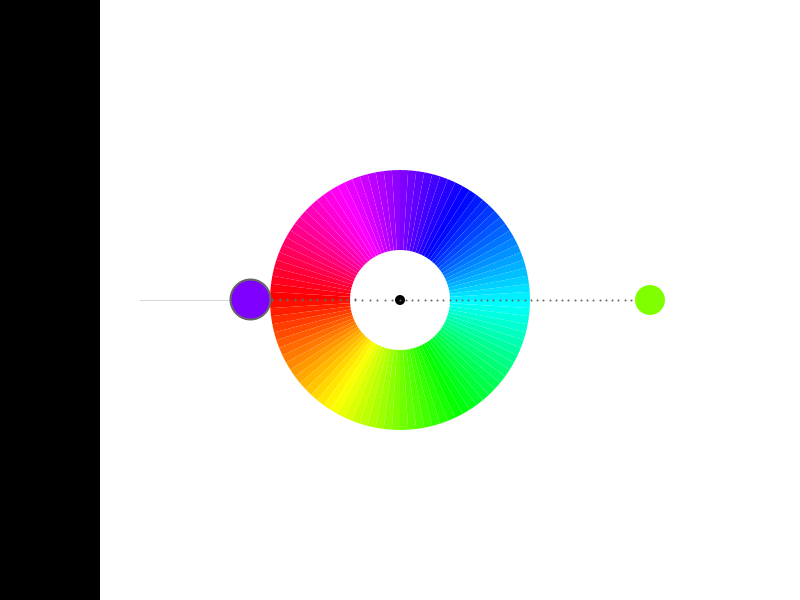
Frame 1 (no input)
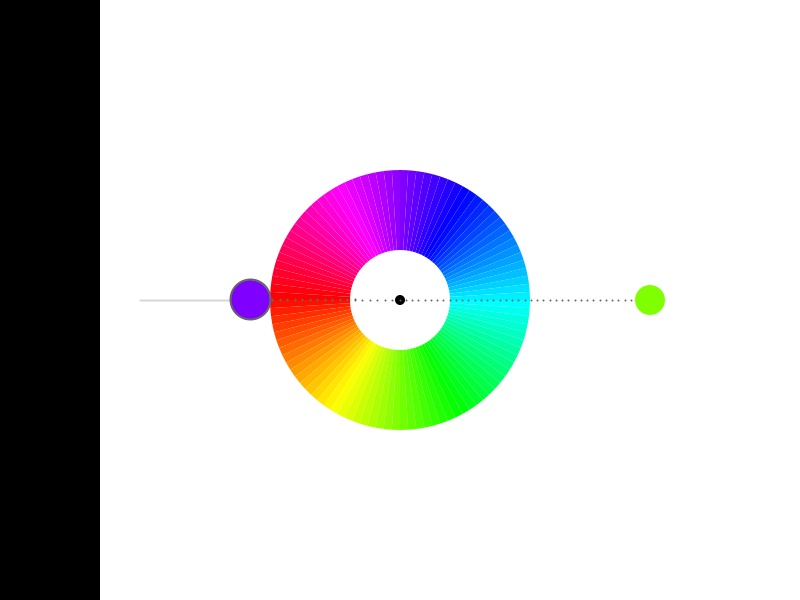
Frame 60 (the mouse pressed at the canvas centre just before this capture)
Frame 120 (the mouse held since frame 60 and released just before this capture): identical to frame 60, image omitted

The Processing sketch that drew these frames (run headless with seeded random() and noise(); from frame 60 on, the mouse is pressed at the canvas centre):

// Processing sketch: processing_152837
// ── processing_152837.pde

/*
 * Creative Coding
 * Week 4, 01 - an interactive colour wheel picker
 * by Indae Hwang and Jon McCormack
 * Copyright (c) 2014 Monash University
 *
 * This program draws an interactive colour selection wheel
 * Drag the colour circle around the hue wheel to change hue, change the distance
 * from the wheel to control brightness.
 *
 * Another colour circle is displayed showing the colour 180 degrees from the current colour
 * 
 */

// colourHandle: the user interface element to changing colours over the wheel
// It has a postion and a size
//
float colorHandleX;
float colorHandleY;
float handleSize = 30;

// boolean isLocked
// the state of handle: when the color handle is pressed, 
// color hand is locked–released as the left mouse button is released 
//
boolean isLocked = false;

// Wheel radius: inner and outer
//
float innerR = 50; // inner
float outerR = 130; // outer
float outerR2 = outerR * 2; // limit of the handle's "pull" range

// current and complementry colour
float hueValue = 90;
float brightValue = 100;
float complementryHue = 0;

int swatchNum;
float [] currentColour;
float [] complimentColour;
float [] swatchSat;
float [] swatchBright;

void setup() {

  size(800, 600);
  colorMode(HSB, 360, 100, 100); // use HSB colour mode, H=0->360, S=0->100, B=0->100
  rectMode(CENTER);

   colorHandleX = width/2+250;
   colorHandleY = height/2;
   swatchNum = 0;
    
   currentColour =new float[6];
   complimentColour =new float[6];
   swatchSat = new float[6];
   swatchBright = new float[6];

  for (int i=0; i<6; i++) {
       currentColour[i] = 0;
       complimentColour[i] = 180;
       swatchSat[i] = 100;
       swatchBright[i] = 0;
   }
    
}


void draw() {  
  //Since were using HSB colour mode this clears the display window to white
  //         H  S  B
  background(0, 0, 100);
  
  for (int i=0; i<6; i++) {
       noStroke();
       fill(currentColour[i], swatchSat[i], swatchBright[i]);
       rect(50, i*100+50, 100, 100);
       fill(complimentColour[i],  swatchSat[i], swatchBright[i]);
       rect(50, i*100+50, 50, 50);
   }

  // draw reference line at the 0/360 hue boundary
  stroke(0, 40);
  line(width/2 - innerR, height/2, width/2 - outerR2, height/2);

  //draw itten's color wheel - we'll use a QUAD_STRIP for this
  noStroke();
  beginShape(QUAD_STRIP);
  for (int i=0; i<=100; i++) {
    float angle = radians(3.6*i-90); // 10 x 36 degree steps
    fill(3.6*i, 100, 100);

    //outside(top)
    vertex(width/2 + outerR*sin(angle), height/2 + outerR*cos(angle) );
    //inside(down)
    vertex(width/2 + innerR*sin(angle), height/2 + innerR*cos(angle) );
  }
  endShape(CLOSE);


  // colour handle Position Update
  colorHandleUpdate();

  //draw dotted line from center to colorhandle
  dotLine(width/2, height/2, colorHandleX, colorHandleY, 40); 

  //draw color handle
  noStroke();
  fill(0);
  ellipse(width/2, height/2, 10, 10);
  //   H         S    B
  fill(hueValue, 100, brightValue);
  ellipse(colorHandleX, colorHandleY, handleSize, handleSize );

  //complementry color for colorHandle (comHand)
  float angleComHand = map( atan2(colorHandleX-width/2, colorHandleY-height/2), -PI, PI, TWO_PI, 0) + HALF_PI;
  float radiusComeHand = 150;
  float comHandX = width/2  + radiusComeHand * cos(angleComHand);
  float comHandY = height/2 + radiusComeHand * sin(angleComHand);

  //dotline from center to comHand
  dotLine(width/2, height/2, comHandX, comHandY, 20); 

  complementryHue = calculateCompHue(hueValue);

  //println("hueValue: "+hueValue + " + "+"comhue: "+complementryHue);

  fill( complementryHue, 100, brightValue );
  ellipse(comHandX, comHandY, 40, 40);
}

/*
 * calculateCompHue
 *
 * Calculates the complimentary hue from the hue supplied
 */
float calculateCompHue(float hueValue) {

  // Calculate complimentary color with hueValue
  // The complimentary colour should be 180 degrees opposite the selected colour
  if (hueValue >= 180 && hueValue < 360) {
    return hueValue-180;
  }
  else 
    return hueValue+180;
}


/*
 * colorHandleUpdate
 *
 * Updates the position and orientation of the colour handle based on
 * mouse position when left mouse button is pressed.
 */
void colorHandleUpdate() {

  // isLocked will be true if we pressed the mouse down while over the handle
  if (isLocked) {

    // calculate angle of handle based on mouse position
    // atan2 value is in the range from pi to -pi
    float angle = atan2(mouseY-height/2, mouseX-width/2  );
    float distance = dist(mouseX, mouseY, width/2, height/2);
    float radius = constrain(distance, outerR, outerR2); 
    colorHandleX = width/2  + radius * cos(angle);
    colorHandleY = height/2 + radius * sin(angle);

    hueValue = map (degrees(angle), -180, 180, 360, 0);

    // map distance from outer edge of the wheel to brightness
    brightValue = map(radius, outerR, outerR2, 0, 100);

    //Shape for the locked colorHandle 
    noStroke(); 
    fill(0, 0, 85);
    ellipse(colorHandleX, colorHandleY, handleSize+20, handleSize+20);
  }
}


/*
 * isWithinCircle
 * boolean function that returns true if the mouse is within the circle with centre (x,y) radius r
 */
boolean isWithinCircle(float x, float y, float r) {
  float distance = dist(mouseX, mouseY, x, y);
  return (distance <= r);
}

/*
 * dotLine
 * draw a dotted line from (x1,y1) to (x2,y2)
 */
void dotLine(float x1, float y1, float x2, float y2, int dotDetail) {

  for (int i=0; i<=dotDetail; i++) {
    float dotDetailFloat = (float) dotDetail;
    float dotX = lerp(x1, x2, i/dotDetailFloat);
    float dotY = lerp(y1, y2, i/dotDetailFloat);
    strokeWeight(2);
    stroke(0, 0, 40);
    point(dotX, dotY);
  }
}

/*
 * mousePressed
 * When mouse button is first pressed, check if the user has pressed over the colour handle
 * If so, set isLocked to true to lock manipulation of the handle
 *
 */
void mousePressed() {
  if (isWithinCircle(colorHandleX, colorHandleY, handleSize)) {
    isLocked = true;
  }
}

/*
 * mouseReleased
 * Unlock control of the handle
 *
 */
void mouseReleased() {
  isLocked = false;
  currentColour[swatchNum] = hueValue;
  complimentColour[swatchNum] = complementryHue;
  swatchBright[swatchNum] = brightValue;
  if (swatchNum<5){
      swatchNum++;}
  else{
      swatchNum=0;}
}
